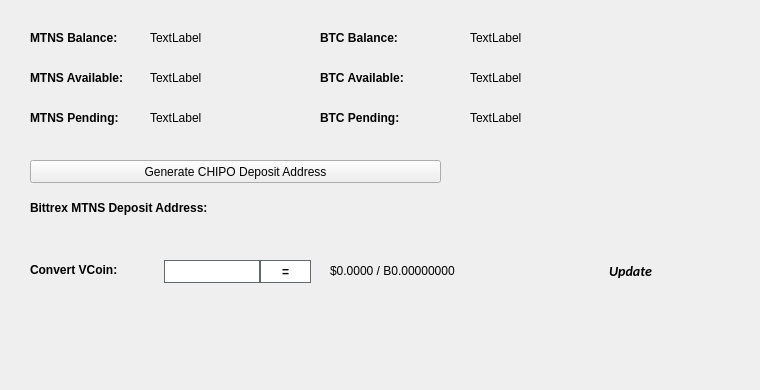
   <widget class="QWidget" name="BalanceTab">
    <attribute name="title">
     <string>Balance</string>
    </attribute>
    <widget class="QLabel" name="BitcoinBalanceLabel">
     <property name="geometry">
      <rect>
       <x>470</x>
       <y>30</y>
       <width>150</width>
       <height>16</height>
      </rect>
     </property>
     <property name="text">
      <string>TextLabel</string>
     </property>
    </widget>
    <widget class="QLabel" name="MTNSBalanceLabel">
     <property name="geometry">
      <rect>
       <x>150</x>
       <y>30</y>
       <width>150</width>
       <height>16</height>
      </rect>
     </property>
     <property name="text">
      <string>TextLabel</string>
     </property>
    </widget>
    <widget class="QLabel" name="label_11">
     <property name="geometry">
      <rect>
       <x>30</x>
       <y>30</y>
       <width>101</width>
       <height>16</height>
      </rect>
     </property>
     <property name="font">
      <font>
       <weight>75</weight>
       <bold>true</bold>
      </font>
     </property>
     <property name="text">
      <string>MTNS Balance:</string>
     </property>
    </widget>
    <widget class="QLabel" name="label_12">
     <property name="geometry">
      <rect>
       <x>320</x>
       <y>30</y>
       <width>101</width>
       <height>16</height>
      </rect>
     </property>
     <property name="font">
      <font>
       <weight>75</weight>
       <bold>true</bold>
      </font>
     </property>
     <property name="text">
      <string>BTC Balance:</string>
     </property>
    </widget>
    <widget class="QLabel" name="MTNSAvailableLabel_2">
     <property name="geometry">
      <rect>
       <x>150</x>
       <y>70</y>
       <width>150</width>
       <height>16</height>
      </rect>
     </property>
     <property name="text">
      <string>TextLabel</string>
     </property>
    </widget>
    <widget class="QLabel" name="label_13">
     <property name="geometry">
      <rect>
       <x>30</x>
       <y>70</y>
       <width>111</width>
       <height>16</height>
      </rect>
     </property>
     <property name="font">
      <font>
       <weight>75</weight>
       <bold>true</bold>
      </font>
     </property>
     <property name="text">
      <string>MTNS Available:</string>
     </property>
    </widget>
    <widget class="QLabel" name="label_14">
     <property name="geometry">
      <rect>
       <x>30</x>
       <y>110</y>
       <width>101</width>
       <height>16</height>
      </rect>
     </property>
     <property name="font">
      <font>
       <weight>75</weight>
       <bold>true</bold>
      </font>
     </property>
     <property name="text">
      <string>MTNS Pending:</string>
     </property>
    </widget>
    <widget class="QLabel" name="MTNSPendingLabel">
     <property name="geometry">
      <rect>
       <x>150</x>
       <y>110</y>
       <width>150</width>
       <height>16</height>
      </rect>
     </property>
     <property name="text">
      <string>TextLabel</string>
     </property>
    </widget>
    <widget class="QLabel" name="label_15">
     <property name="geometry">
      <rect>
       <x>320</x>
       <y>70</y>
       <width>111</width>
       <height>16</height>
      </rect>
     </property>
     <property name="font">
      <font>
       <weight>75</weight>
       <bold>true</bold>
      </font>
     </property>
     <property name="text">
      <string>BTC Available:</string>
     </property>
    </widget>
    <widget class="QLabel" name="BitcoinAvailableLabel">
     <property name="geometry">
      <rect>
       <x>470</x>
       <y>70</y>
       <width>150</width>
       <height>16</height>
      </rect>
     </property>
     <property name="text">
      <string>TextLabel</string>
     </property>
    </widget>
    <widget class="QLabel" name="label_31">
     <property name="geometry">
      <rect>
       <x>320</x>
       <y>110</y>
       <width>111</width>
       <height>16</height>
      </rect>
     </property>
     <property name="font">
      <font>
       <weight>75</weight>
       <bold>true</bold>
      </font>
     </property>
     <property name="text">
      <string>BTC Pending:</string>
     </property>
    </widget>
    <widget class="QLabel" name="BitcoinPendingLabel">
     <property name="geometry">
      <rect>
       <x>470</x>
       <y>110</y>
       <width>150</width>
       <height>16</height>
      </rect>
     </property>
     <property name="text">
      <string>TextLabel</string>
     </property>
    </widget>
    <widget class="QLabel" name="label_33">
     <property name="geometry">
      <rect>
       <x>30</x>
       <y>200</y>
       <width>221</width>
       <height>16</height>
      </rect>
     </property>
     <property name="font">
      <font>
       <weight>75</weight>
       <bold>true</bold>
      </font>
     </property>
     <property name="text">
      <string>Bittrex MTNS Deposit Address:</string>
     </property>
    </widget>
    <widget class="QPushButton" name="GenDepositBTN">
     <property name="geometry">
      <rect>
       <x>30</x>
       <y>160</y>
       <width>411</width>
       <height>23</height>
      </rect>
     </property>
     <property name="text">
      <string>Generate CHIPO Deposit Address</string>
     </property>
     <property name="icon">
      <iconset resource="../chipo.qrc">
       <normaloff>:/icons/bitcoin</normaloff>:/icons/bitcoin</iconset>
     </property>
    </widget>
    <widget class="QLabel" name="DepositAddressLabel">
     <property name="geometry">
      <rect>
       <x>200</x>
       <y>200</y>
       <width>261</width>
       <height>16</height>
      </rect>
     </property>
     <property name="palette">
      <palette>
       <active>
        <colorrole role="WindowText">
         <brush brushstyle="SolidPattern">
          <color alpha="255">
           <red>0</red>
           <green>0</green>
           <blue>0</blue>
          </color>
         </brush>
        </colorrole>
        <colorrole role="Text">
         <brush brushstyle="SolidPattern">
          <color alpha="255">
           <red>0</red>
           <green>0</green>
           <blue>255</blue>
          </color>
         </brush>
        </colorrole>
       </active>
       <inactive>
        <colorrole role="WindowText">
         <brush brushstyle="SolidPattern">
          <color alpha="255">
           <red>0</red>
           <green>0</green>
           <blue>0</blue>
          </color>
         </brush>
        </colorrole>
        <colorrole role="Text">
         <brush brushstyle="SolidPattern">
          <color alpha="255">
           <red>0</red>
           <green>0</green>
           <blue>255</blue>
          </color>
         </brush>
        </colorrole>
       </inactive>
       <disabled>
        <colorrole role="WindowText">
         <brush brushstyle="SolidPattern">
          <color alpha="255">
           <red>120</red>
           <green>120</green>
           <blue>120</blue>
          </color>
         </brush>
        </colorrole>
        <colorrole role="Text">
         <brush brushstyle="SolidPattern">
          <color alpha="255">
           <red>120</red>
           <green>120</green>
           <blue>120</blue>
          </color>
         </brush>
        </colorrole>
       </disabled>
      </palette>
     </property>
     <property name="font">
      <font>
       <weight>75</weight>
       <bold>true</bold>
      </font>
     </property>
     <property name="text">
      <string/>
     </property>
     <property name="alignment">
      <set>Qt::AlignRight|Qt::AlignTrailing|Qt::AlignVCenter</set>
     </property>
     <property name="textInteractionFlags">
      <set>Qt::LinksAccessibleByMouse|Qt::TextSelectableByKeyboard|Qt::TextSelectableByMouse</set>
     </property>
    </widget>
    <widget class="QLabel" name="label_8">
     <property name="geometry">
      <rect>
       <x>460</x>
       <y>300</y>
       <width>281</width>
       <height>81</height>
      </rect>
     </property>
     <property name="text">
      <string/>
     </property>
     <property name="pixmap">
      <pixmap>:/images/bittrex</pixmap>
     </property>
    </widget>
    <widget class="QWidget" name="widgetConversion" native="true">
     <property name="geometry">
      <rect>
       <x>0</x>
       <y>250</y>
       <width>751</width>
       <height>43</height>
      </rect>
     </property>
     <property name="minimumSize">
      <size>
       <width>0</width>
       <height>43</height>
      </size>
     </property>
     <property name="styleSheet">
      <string notr="true"/>
     </property>
     <widget class="QPushButton" name="btnUpdateMarketData">
      <property name="geometry">
       <rect>
        <x>575</x>
        <y>0</y>
        <width>111</width>
        <height>41</height>
       </rect>
      </property>
      <property name="sizePolicy">
       <sizepolicy hsizetype="Expanding" vsizetype="Expanding">
        <horstretch>0</horstretch>
        <verstretch>0</verstretch>
       </sizepolicy>
      </property>
      <property name="font">
       <font>
        <family>calibri</family>
        <pointsize>-1</pointsize>
        <weight>75</weight>
        <italic>true</italic>
        <bold>true</bold>
       </font>
      </property>
      <property name="styleSheet">
       <string notr="true">margin:0px;text-align:center;padding:2px;border-radius:3px;font-style:italic;width:100px;font-size:14px;font-family:calibri;font-weight:600;</string>
      </property>
      <property name="text">
       <string>Update</string>
      </property>
      <property name="iconSize">
       <size>
        <width>150</width>
        <height>35</height>
       </size>
      </property>
      <property name="autoDefault">
       <bool>true</bool>
      </property>
      <property name="default">
       <bool>true</bool>
      </property>
     </widget>
     <widget class="QLabel" name="lblConvertVCoin">
      <property name="geometry">
       <rect>
        <x>30</x>
        <y>10</y>
        <width>131</width>
        <height>20</height>
       </rect>
      </property>
      <property name="styleSheet">
       <string notr="true"/>
      </property>
      <property name="text">
       <string>&lt;html&gt;&lt;head/&gt;&lt;body&gt;&lt;p&gt;&lt;span style=&quot; font-weight:600;&quot;&gt;Convert VCoin:&lt;/span&gt;&lt;/p&gt;&lt;/body&gt;&lt;/html&gt;</string>
      </property>
     </widget>
     <widget class="QLineEdit" name="txtConvertVCoinQty">
      <property name="geometry">
       <rect>
        <x>160</x>
        <y>10</y>
        <width>100</width>
        <height>23</height>
       </rect>
      </property>
      <property name="minimumSize">
       <size>
        <width>100</width>
        <height>23</height>
       </size>
      </property>
      <property name="maximumSize">
       <size>
        <width>100</width>
        <height>16777215</height>
       </size>
      </property>
      <property name="styleSheet">
       <string notr="true">border: 1px solid #61696c;margin-left:4px;</string>
      </property>
     </widget>
     <widget class="QPushButton" name="btnConvertCHIPO">
      <property name="geometry">
       <rect>
        <x>260</x>
        <y>10</y>
        <width>51</width>
        <height>23</height>
       </rect>
      </property>
      <property name="minimumSize">
       <size>
        <width>0</width>
        <height>23</height>
       </size>
      </property>
      <property name="styleSheet">
       <string notr="true">border:1px solid #61696c;background:white;font-weight:600;</string>
      </property>
      <property name="text">
       <string>=</string>
      </property>
     </widget>
     <widget class="QLabel" name="lblConvertVCoinResults">
      <property name="geometry">
       <rect>
        <x>330</x>
        <y>0</y>
        <width>201</width>
        <height>41</height>
       </rect>
      </property>
      <property name="styleSheet">
       <string notr="true"/>
      </property>
      <property name="text">
       <string>$0.0000 / B0.00000000</string>
      </property>
     </widget>
     <widget class="QLabel" name="iconOverviewUpdateWait">
      <property name="geometry">
       <rect>
        <x>670</x>
        <y>10</y>
        <width>24</width>
        <height>24</height>
       </rect>
      </property>
      <property name="text">
       <string/>
      </property>
      <property name="pixmap">
       <pixmap resource="../chipo.qrc">:/icons/transaction_1</pixmap>
      </property>
      <property name="scaledContents">
       <bool>true</bool>
      </property>
      <property name="alignment">
       <set>Qt::AlignCenter</set>
      </property>
     </widget>
    </widget>
   </widget>
